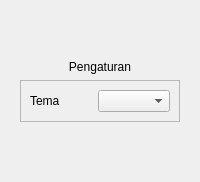
         <widget class="QWidget" name="settingPage">
          <layout class="QVBoxLayout" name="verticalLayout_6">
           <item>
            <spacer name="verticalSpacer_2">
             <property name="orientation">
              <enum>Qt::Vertical</enum>
             </property>
             <property name="sizeHint" stdset="0">
              <size>
               <width>20</width>
               <height>40</height>
              </size>
             </property>
            </spacer>
           </item>
           <item alignment="Qt::AlignVCenter">
            <widget class="QWidget" name="widget_5" native="true">
             <layout class="QVBoxLayout" name="verticalLayout_7">
              <item>
               <widget class="QLabel" name="label_2">
                <property name="text">
                 <string>Pengaturan</string>
                </property>
                <property name="alignment">
                 <set>Qt::AlignCenter</set>
                </property>
               </widget>
              </item>
              <item>
               <widget class="QFrame" name="frame">
                <property name="frameShape">
                 <enum>QFrame::StyledPanel</enum>
                </property>
                <property name="frameShadow">
                 <enum>QFrame::Raised</enum>
                </property>
                <layout class="QHBoxLayout" name="horizontalLayout_3">
                 <item>
                  <widget class="QLabel" name="label_3">
                   <property name="text">
                    <string>Tema</string>
                   </property>
                  </widget>
                 </item>
                 <item>
                  <widget class="QComboBox" name="themeList"/>
                 </item>
                </layout>
               </widget>
              </item>
             </layout>
            </widget>
           </item>
           <item>
            <spacer name="verticalSpacer_3">
             <property name="orientation">
              <enum>Qt::Vertical</enum>
             </property>
             <property name="sizeHint" stdset="0">
              <size>
               <width>20</width>
               <height>40</height>
              </size>
             </property>
            </spacer>
           </item>
          </layout>
         </widget>
